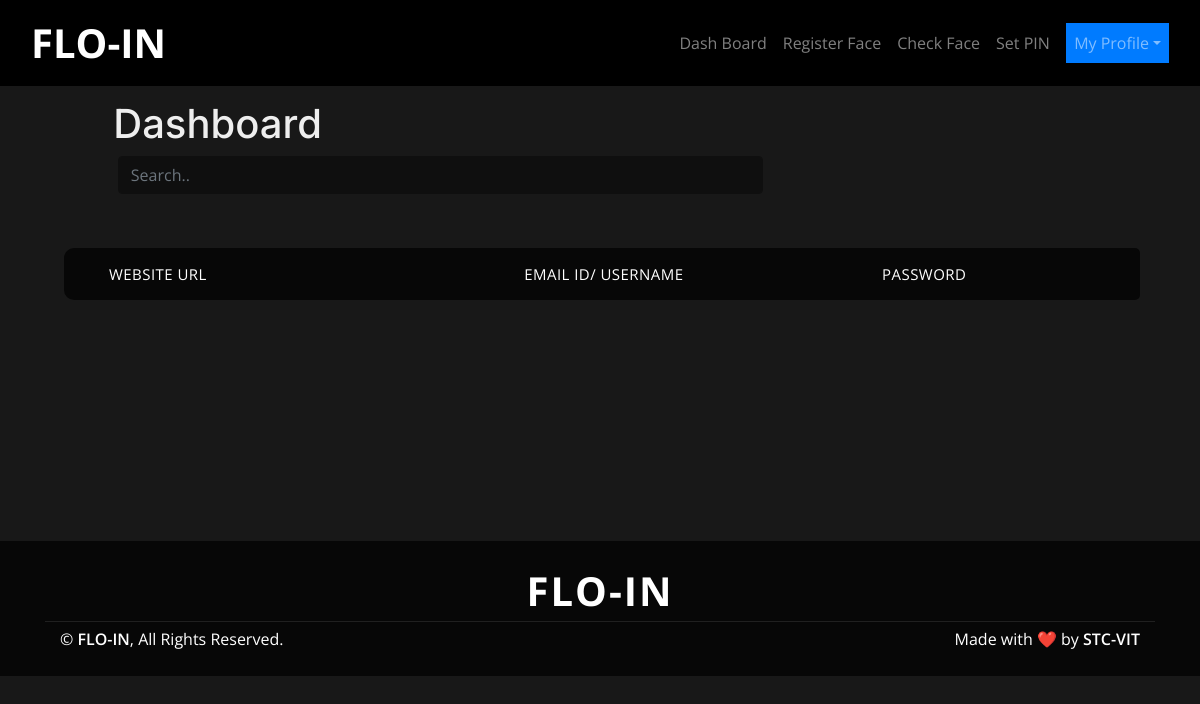
The app's page /profile/ (signed in), older data.
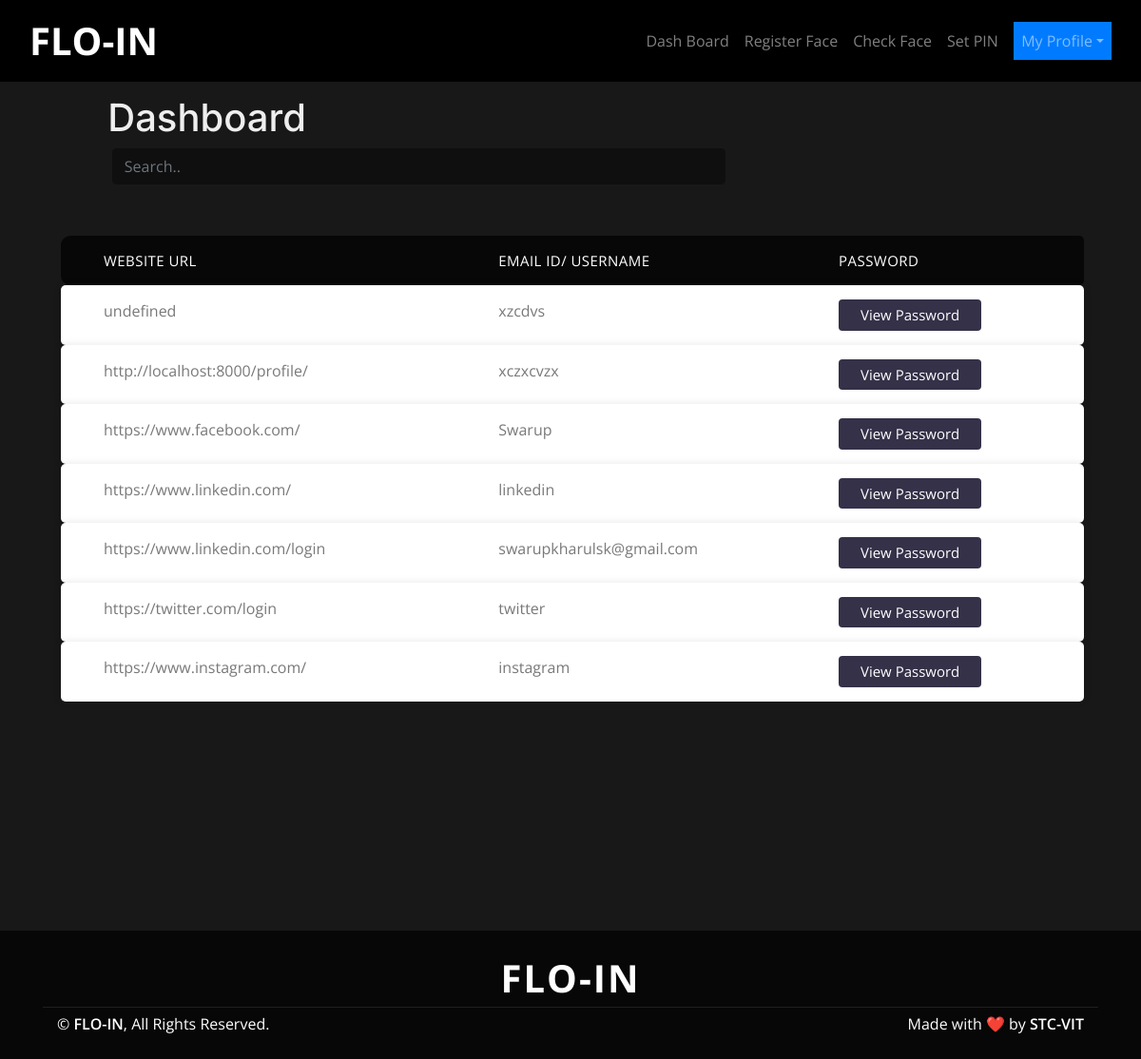
The same page, newer data.
### accounts/models.py (models this page shows, shortened)
class UserData(models.Model):
    objects = None
    url= models.CharField(max_length=100)
    username = models.CharField(max_length=100)
    password = models.TextField(max_length=500)
    user = models.ForeignKey(MyUser, on_delete=models.CASCADE, null=True,  blank = True)

### accounts/views.py (the view)
# urls.py: path('profile/', views.profile, name='profile'),
@login_required
def profile(request):
    datas = UserData.objects.filter(user=request.user)
    fernet = sendFernet()
    for data in datas:
        data.password = fernet.decrypt(bytes(data.password,encoding="utf8")).decode()
        print(data.password)
    return render(request, 'profile.html',{'datas':datas})

### api/views.py (called while the page is built)
def sendFernet():
    return fernet

### accounts/templates/profile.html (shortened to what this page needs)
{% extends 'base.html' %} {% load static %} {% block content %}
<link rel="stylesheet" href="{% static 'frontend/profile.css' %}" />
<div class="hero">
  <h1 class="dsh">Dashboard</h1>
  <ul class="responsive-table">
    <input
      class="form-control mb-2 srch"
      id="myInput"
      type="text"
      placeholder="Search.."
    />
    <li class="table-header">
      <div class="col col-22">Website URL</div>
      <div class="col col-33">Email Id/ Username</div>
      <div class="col col-44">Password</div>
    </li>
    {% for data in datas %}
    <li class="table-row">
      <div class="col col-22" data-label="Website URL">{{data.url}}</div>
      <div class="col col-33" data-label="Email ID">{{ data.username }}</div>
      <div class="col col-44" id="{{data.username}}">
        <button
          class="button"
          style="vertical-align: middle"
          onclick="showPassword('{{data.username}}', '{{data.url}}','{{data.password}}')"
        >
          <span>View Password </span>
        </button>
      </div>
    </li>
    {% endfor %}
  </ul>
</div>
{% endblock %}

### accounts/templates/base.html (shortened to what this page needs)
{% load static %}
<!DOCTYPE html>
<html lang="en">
  <head>
    <link
      href="https://stackpath.bootstrapcdn.com/bootstrap/4.4.1/css/bootstrap.min.css"
      rel="stylesheet"
    />
    <link
      href="https://cdnjs.cloudflare.com/ajax/libs/font-awesome/5.10.0/css/all.min.css"
      rel="stylesheet"
    />
    <link
      href="{% static 'frontend/lib/animate/animate.min.css' %}"
      rel="stylesheet"
    />
    <link
      href="{% static 'frontend/lib/owlcarousel/assets/owl.carousel.min.css' %}"
      rel="stylesheet"
    />
    <link href="{% static 'frontend/style.css' %}" rel="stylesheet" />
  </head>
  <body>
    <div class="navbar navbar-expand-lg navbar-dark fixed-top">
      <div class="container-fluid">
        <a href="{% url 'home' %}" class="navbar-brand" style="font-size: 5vh">
          <strong> FLO-IN</strong></a
        >
        <div
          class="collapse navbar-collapse justify-content-between"
          id="navbarCollapse"
        >
          <ul class="navbar-nav ml-auto">
            {% if user.is_authenticated %}
            <li class="nav-item">
              <a class="nav-link" href="{% url 'profile' %}">Dash Board</a>
            </li>
            <li class="nav-item">
              <a class="nav-link" href="{% url 'savefacedata' %}"
                >Register Face</a
              >
            </li>
            <li class="nav-item">
              <a class="nav-link" href="{% url 'checkfacedata' %}"
                >Check Face</a
              >
            </li>
            <li class="nav-item">
              <a class="nav-link" href="{% url 'setpattern' %}">Set PIN &nbsp;</a>
            </li>
          <li class="nav-item dropdown ">
            <a
              href="#"
              class="nav-link dropdown-toggle nvit"
              data-toggle="dropdown"
              style="background-color: #007bff"
              >My Profile</a
            >
            {% endif %}
          </li>
        </div>
      </div>
    </div>
    {% block content %} {% endblock %}
    <div class="footer wow fadeIn" data-wow-delay="0.3s">
      <div class="container-fluid">
        <div class="container">
          <div class="footer-info">
            <a
              href="https://github.com/STCVIT/Flo-In"
              target="_blank"
              class="footer-logo"
              >FLO<span>-</span>IN</a
            >
          </div>
        </div>
        <div class="container copyright">
          <div class="row">
            <div class="col-md-6">
              <p>
                &copy; <a href="{% url 'home' %}">FLO-IN</a>, All Rights
                Reserved.
              </p>
            </div>
            <div class="col-md-6">
              <p>
                Made with ❤️ by
                <a href="https://github.com/STCVIT" target="_blank">STC-VIT</a>
              </p>
            </div>
          </div>
        </div>
      </div>
    </div>
  </body>
</html>

### accounts/static/frontend/style.css (style rules this page uses)
body { color: #797979; background-color: #181818 !important; font-family: "Open Sans", sans-serif; min-height: 100vh; }
h1, h2, h3, h4, h5, h6 { color: #343148; }
a { color: #454545; transition: 0.3s; }
.container-fluid { max-width: 1366px; }
.navbar { background-color: #000000; }
.hero { position: relative; width: 100%; margin-bottom: 45px; padding: 100px 0 165px; background: #181818 !important; overflow: hidden; }
.footer { position: absolute; margin-bottom: 0; width: 100%; background: #000000; }
.footer .container-fluid { padding: 20px 0 0 0; background: #070707; background-position: center; background-repeat: no-repeat; background-size: contain; }
.footer .footer-info { position: relative; width: 100%; text-align: center; }
.footer .footer-info .footer-logo { display: inline-block; color: white; font-size: 40px; line-height: 60px; font-weight: 700; text-transform: uppercase; letter-spacing: 2px; }
.footer .footer-info .footer-logo span { color: #ffffff; text-transform: lowercase; }
.footer .copyright { margin-top: 0px; padding: 0 30px; }
.footer .copyright .row { padding-top: 5px; padding-bottom: 25px; border-top: 1px solid rgba(256, 256, 256, 0.1); }
.footer .copyright p { margin: 0; color: #ffffff; }
.footer .copyright .col-md-6:last-child p { text-align: right; }
.footer .copyright p a { color: #ffffff; font-weight: 600; }
.nvit { color: #eeeeee; }

### accounts/static/frontend/profile.css (style rules this page uses)
.hero { padding: 100px 5% 15% 2%; }
.responsive-table li { border-radius: 5px; padding: 15px 30px; display: flex; justify-content: space-between; }
.responsive-table .table-header { margin-top: 5%; background-color: #070707; color: white; font-size: 15px; text-transform: uppercase; letter-spacing: 0.03em; text-align: left; border-top-left-radius: 10px; border-bottom-left-radius: 10px; }
.responsive-table .table-row { background-color: #fff; box-shadow: 0px 0px 9px 0px rgba(0, 0, 0, 0.1); }
.responsive-table .col-22 { flex-basis: 70%; }
.responsive-table .col-33 { flex-basis: 60%; }
.responsive-table .col-44 { flex-basis: 40%; }
.button { display: inline-block; border-radius: 4px; background-color: #343148; border: none; color: #ffffff; text-align: center; font-size: 15px; padding: 5px; width: 150px; transition: all 0.5s; cursor: pointer; }
.button span { cursor: pointer; display: inline-block; position: relative; transition: 0.5s; }
.button span:after { content: "\00bb"; position: absolute; opacity: 0; top: 0; right: -20px; transition: 0.5s; }
.srch { background-color: #0f0f0f !important; width: 60%; border-color: #0f0f0f !important; margin-left: 5%; }
.dsh { margin-left: 8%; color: #eee; font-family: "Inter"; }

Row changes from the older to the newer data that the page shows:
added UserData: url "undefined", username "xzcdvs"
added UserData: url "http://localhost:8000/profile/", username "xczxcvzx"
added UserData: url "https://www.facebook.com/", username "Swarup"
added UserData: url "https://www.linkedin.com/", username "linkedin"
added UserData: url "https://www.linkedin.com/login", username "swarupkharulsk@gmail.com"
added UserData: url "https://twitter.com/login", username "twitter"
added UserData: url "https://www.instagram.com/", username "instagram"
